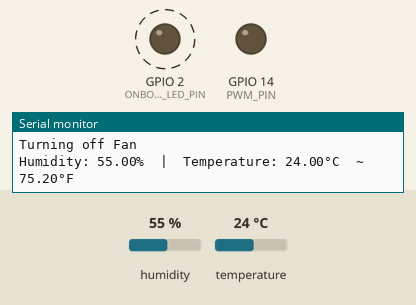
Simulated run of this sketch. Board: ESP32. Parts: output pins drawn as LEDs (lit = HIGH), the last lines printed to the serial monitor. Dashed ring = blinking. Inputs (shaded band) come from the test bench; at power-on: temperature 24 °C, humidity 55 %.

Above: at 2.2 s.
2.3 s: temperature set to 31.5 °C
8.4 s: temperature set to 32.8 °C
At 10.6 s:
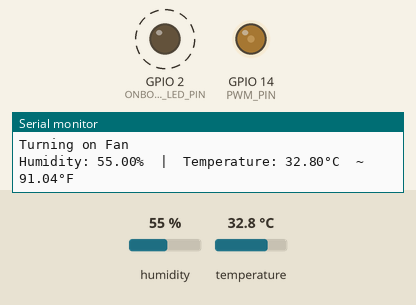
14.5 s: temperature set to 37.6 °C
18.0 s: temperature set to 38.8 °C
At 20.1 s:
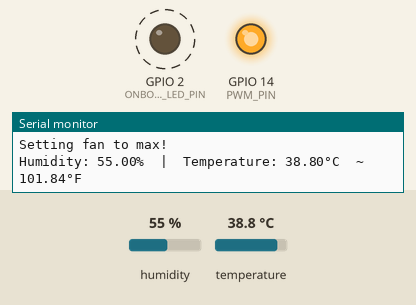
24.1 s: temperature set to 33 °C
At 26.1 s:
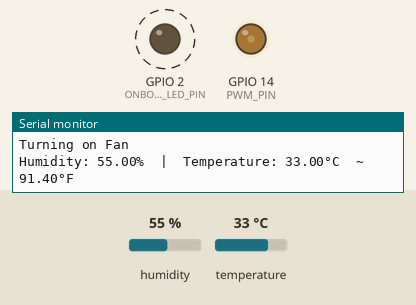
30.2 s: temperature set to 41 °C
At 33.2 s:
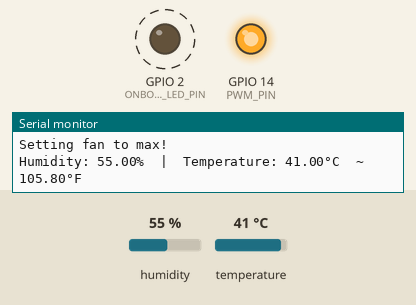
Timing chart, 0 to 37.3 s (numbered marks = the images above; inputs shaded):
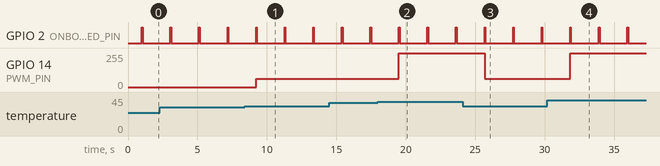

Measured:
- the behaviour switches between 32 and 32.1 °C on temperature (found by bisection; images 0 and 1)
- the behaviour switches between 37.9 and 38 °C on temperature (found by bisection; images 1 and 2)
- after the input at 8.4 s, GPIO 14 (PWM_PIN): 0/255 → 63/255 after 0.83 s
- after the input at 18.0 s, GPIO 14 (PWM_PIN): 63/255 → 255/255 after 1.5 s
- after the input at 24.1 s, GPIO 14 (PWM_PIN): 255/255 → 63/255 after 1.6 s
- after the input at 30.2 s, GPIO 14 (PWM_PIN): 63/255 → 255/255 after 1.6 s
- by itself, GPIO 2 (ONBOARD_LED_PIN): alternates HIGH for 0.06 s and LOW for 2.0 s

The sketch:

RackFanWithTempSensorv1.ino
```cpp
#include <DHT.h>

// PWM settings
const int PWM_FREQ = 25000;    // 25 kHz frequency for computer fans
const int PWM_RESOLUTION = 8;  // 8-bit resolution (0-255)

// Pin definitions
#define PWM_PIN 14 // Attached to the Fan's PWM terminal for speed control
#define DHT22_PIN 13 // Attached to the DT22 Sensor's Data Pin
#define ONBOARD_LED_PIN 2 // The onboard LED is tied to GPIO2
#define TACH_PIN 27 //Unused

#define LOOP_DELAY_MS 2000 // How long to wait between each polling loop
#define LED_PERIOD_MS 50 // How long should the onboard LED remain on each polling loop

// When the temperature is below this value
// the fan will be turned off
const float TEMP_LOW_THRESHOLD_CELSIUS = 32;

// Kick the fan to 100% over this threshold
const float TEMP_HIGH_THRESHOLD_CELSIUS = 38;

DHT dht22(DHT22_PIN, DHT22);

void setFanSpeed(int percent) {
  if (percent < 0) percent = 0;
  if (percent > 100) percent = 100;

  int maxDuty = (1 << PWM_RESOLUTION) - 1;
  int duty = (percent * maxDuty) / 100;

  ledcWrite(PWM_PIN, duty);
}

void setup() {
  Serial.begin(115200);
  dht22.begin();

  // pinMode(TACH_PIN, INPUT_PULLUP);
  pinMode(ONBOARD_LED_PIN, OUTPUT);

  // Configure PWM
  ledcAttach(PWM_PIN, PWM_FREQ, PWM_RESOLUTION);
  setFanSpeed(0);

  delay(1000);
  Serial.println("System ready!");
}

void loop() {
  // Flip the LED on to indicate we are doing some work.
  digitalWrite(ONBOARD_LED_PIN, HIGH);  // LED ON

  float humi  = dht22.readHumidity();
  float tempC = dht22.readTemperature();
  float tempF = tempC * 9.0 / 5.0 + 32.0;

  if (tempC <= TEMP_LOW_THRESHOLD_CELSIUS) {
    Serial.println("Turning off Fan");
    setFanSpeed(0);
  } else if (tempC >= TEMP_HIGH_THRESHOLD_CELSIUS) {
    Serial.println("Setting fan to max!");
    setFanSpeed(100);
  } else {
    Serial.println("Turning on Fan");
    setFanSpeed(25);
  }

  Serial.print("Humidity: ");
  Serial.print(humi);
  Serial.print("%");

  Serial.print("  |  ");

  Serial.print("Temperature: ");
  Serial.print(tempC);
  Serial.print("°C  ~  ");
  Serial.print(tempF);
  Serial.println("°F");

  delay(LED_PERIOD_MS);
  // Turn off the onboard LED
  digitalWrite(ONBOARD_LED_PIN, LOW);
  delay(LOOP_DELAY_MS);
}
```
